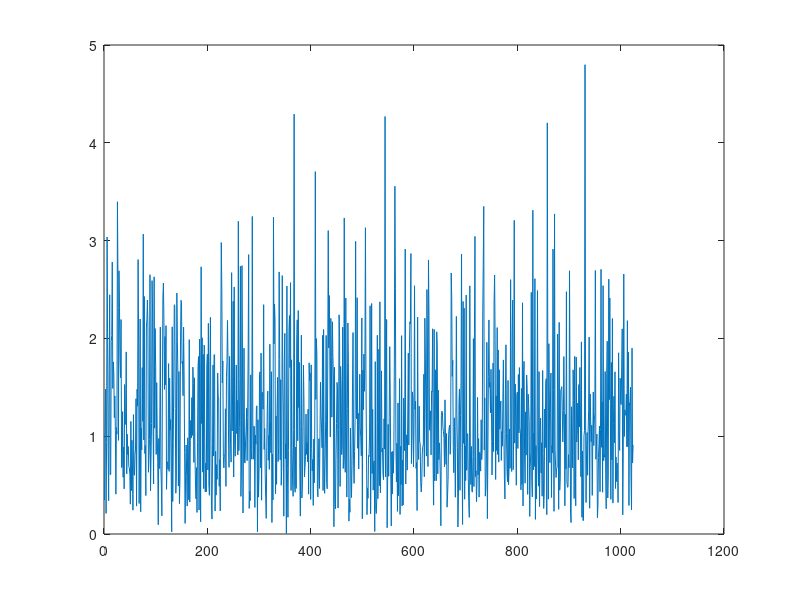

The MATLAB source for this figure:
clear all;
N = 1024;
x=1:N;

R = [1 0.75; 0.75 1];
L = chol(R);
M1 = randn(N,2);
M1 = M1*L;
M1 = M1.';

M2 = randn(N,2);
M2 = M2*L;
M2 = M2.';

x1 = abs(M1(1,:)+j*M1(2,:));
x2 = abs(M2(1,:)+j*M2(2,:));

plot(x, x1);